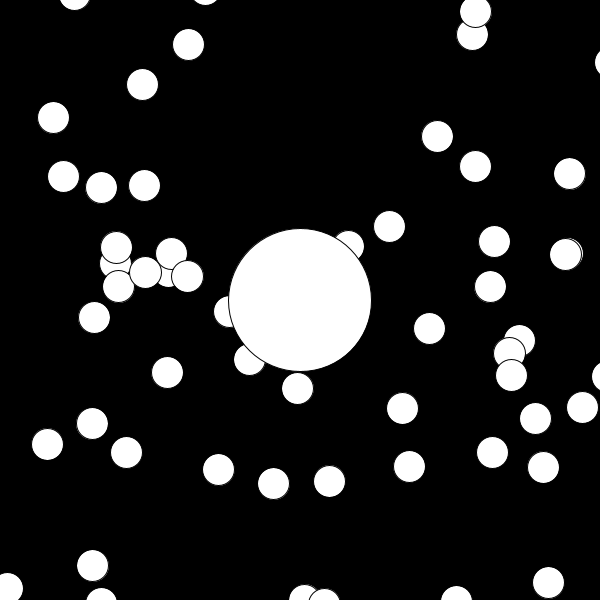
Frame 1 (no input)
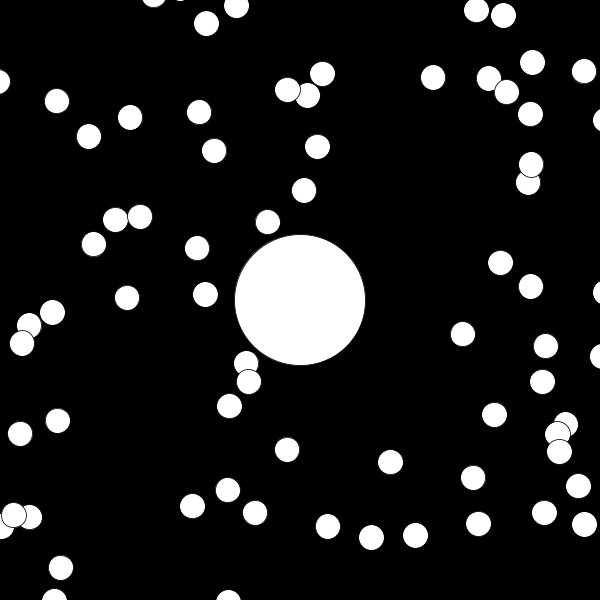
Frame 60 (the mouse pressed at the canvas centre just before this capture)
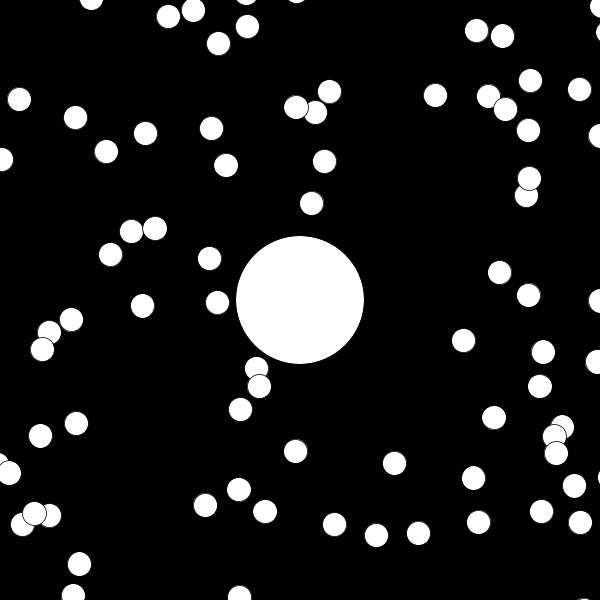
Frame 120 (the mouse held since frame 60 and released just before this capture)

The Processing sketch that drew these frames (run headless with seeded random() and noise(); from frame 60 on, the mouse is pressed at the canvas centre):

// Processing sketch: CC_032_1_agar_io_Processing
// ── CC_032_1_agar_io_Processing.pde
// Daniel Shiffman
// Ported to processing by Max
// http://codingtra.in
// http://patreon.com/codingtrain
// Code for: https://youtu.be/JXuxYMGe4KI

Blob blob;

ArrayList<Blob> blobs;
float zoom = 1;

void setup() {
  size(600, 600);
  blob = new Blob(0, 0, 64);
  blobs = new ArrayList<Blob>();
  for (int i = 0; i < 200; i++) {
    float x = random(-width,width);
    float y = random(-height,height);
    blobs.add(new Blob(x, y, 16));
  }
}

void draw() {
  background(0);

  translate(width/2, height/2);
  float newzoom = 64 / blob.r;
  zoom = lerp(zoom, newzoom, 0.1);
  scale(zoom);
  translate(-blob.pos.x, -blob.pos.y);

  for (int i = blobs.size()-1; i >=0; i--) {
    blobs.get(i).show();
    if (blob.eats(blobs.get(i))) {
      blobs.remove(i);
    }
  }


  blob.show();
  blob.update();

}

// ── Blob.pde
// Daniel Shiffman
// Ported to processing by Max
// http://codingtra.in
// http://patreon.com/codingtrain
// Code for: https://youtu.be/JXuxYMGe4KI

class Blob{
  PVector pos, vel;
  float r;
  Blob(float _x, float _y, float _r){
    pos = new PVector(_x, _y);
    vel = new PVector(0,0);
    r = _r;

  }

  void update() {
    PVector newvel = new PVector(mouseX-width/2, mouseY-height/2);
    newvel.setMag(3);
    vel.lerp(newvel, 0.2);
    pos.add(vel);
  }

  boolean eats(Blob other) {
    float d = PVector.dist(pos, other.pos);
    if (d < r + other.r) {
      float sum = PI * r * r + PI * other.r * other.r;
      r = sqrt(sum / PI);
      //r += other.r;
      return true;
    } else {
      return false;
    }
  }

  void show() {
    fill(255);
    ellipse(pos.x, pos.y, r*2, r*2);
  }
}
